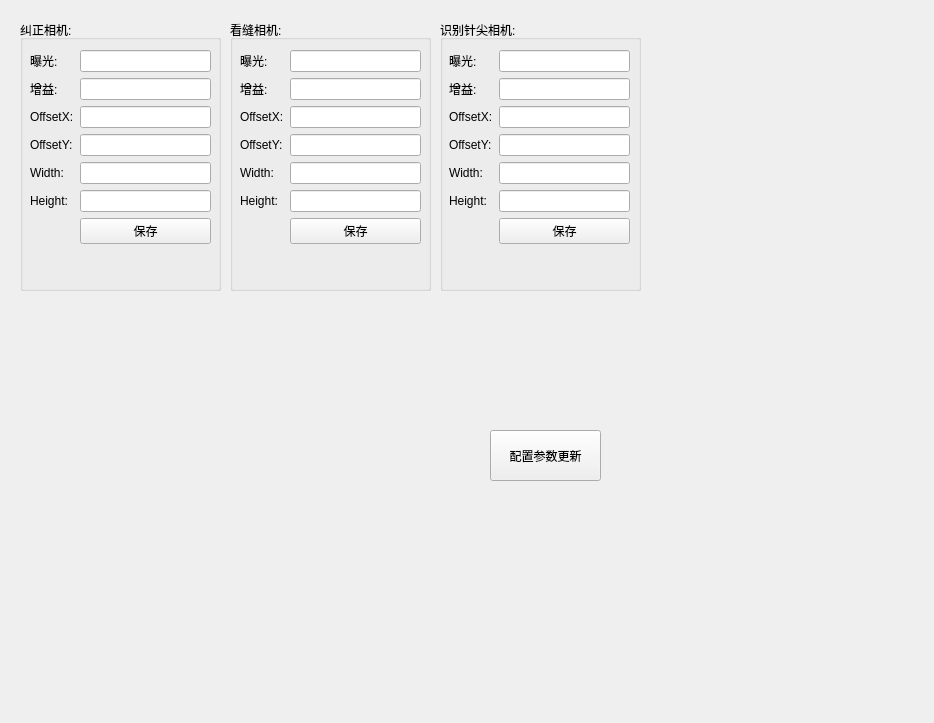
<?xml version="1.0" encoding="UTF-8"?>
<ui version="4.0">
 <class>Preferences</class>
 <widget class="QWidget" name="Preferences">
  <property name="geometry">
   <rect>
    <x>0</x>
    <y>0</y>
    <width>934</width>
    <height>723</height>
   </rect>
  </property>
  <property name="windowTitle">
   <string>Form</string>
  </property>
  <widget class="QGroupBox" name="groupBox">
   <property name="geometry">
    <rect>
     <x>20</x>
     <y>20</y>
     <width>201</width>
     <height>271</height>
    </rect>
   </property>
   <property name="title">
    <string>纠正相机:</string>
   </property>
   <widget class="QWidget" name="formLayoutWidget">
    <property name="geometry">
     <rect>
      <x>10</x>
      <y>30</y>
      <width>181</width>
      <height>231</height>
     </rect>
    </property>
    <layout class="QFormLayout" name="formLayout">
     <item row="0" column="0">
      <widget class="QLabel" name="label_3">
       <property name="text">
        <string>曝光:</string>
       </property>
      </widget>
     </item>
     <item row="0" column="1">
      <widget class="QLineEdit" name="le_adjust_exposure"/>
     </item>
     <item row="1" column="0">
      <widget class="QLabel" name="label_4">
       <property name="text">
        <string>增益:</string>
       </property>
      </widget>
     </item>
     <item row="2" column="0">
      <widget class="QLabel" name="label_5">
       <property name="text">
        <string>OffsetX:</string>
       </property>
      </widget>
     </item>
     <item row="3" column="0">
      <widget class="QLabel" name="label_6">
       <property name="text">
        <string>OffsetY:</string>
       </property>
      </widget>
     </item>
     <item row="4" column="0">
      <widget class="QLabel" name="label_23">
       <property name="text">
        <string>Width:</string>
       </property>
      </widget>
     </item>
     <item row="5" column="0">
      <widget class="QLabel" name="label_24">
       <property name="text">
        <string>Height:</string>
       </property>
      </widget>
     </item>
     <item row="1" column="1">
      <widget class="QLineEdit" name="le_adjust_gain"/>
     </item>
     <item row="2" column="1">
      <widget class="QLineEdit" name="le_adjust_offsetX"/>
     </item>
     <item row="3" column="1">
      <widget class="QLineEdit" name="le_adjust_offsetY"/>
     </item>
     <item row="4" column="1">
      <widget class="QLineEdit" name="le_adjust_width"/>
     </item>
     <item row="5" column="1">
      <widget class="QLineEdit" name="le_adjust_height"/>
     </item>
     <item row="6" column="1">
      <widget class="QPushButton" name="btn_adjust_save">
       <property name="text">
        <string>保存</string>
       </property>
      </widget>
     </item>
    </layout>
   </widget>
  </widget>
  <widget class="QGroupBox" name="groupBox_2">
   <property name="geometry">
    <rect>
     <x>230</x>
     <y>20</y>
     <width>201</width>
     <height>271</height>
    </rect>
   </property>
   <property name="title">
    <string>看缝相机:</string>
   </property>
   <widget class="QWidget" name="formLayoutWidget_2">
    <property name="geometry">
     <rect>
      <x>10</x>
      <y>30</y>
      <width>181</width>
      <height>231</height>
     </rect>
    </property>
    <layout class="QFormLayout" name="formLayout_2">
     <item row="0" column="0">
      <widget class="QLabel" name="label_10">
       <property name="text">
        <string>曝光:</string>
       </property>
      </widget>
     </item>
     <item row="1" column="0">
      <widget class="QLabel" name="label_8">
       <property name="text">
        <string>增益:</string>
       </property>
      </widget>
     </item>
     <item row="2" column="0">
      <widget class="QLabel" name="label_7">
       <property name="text">
        <string>OffsetX:</string>
       </property>
      </widget>
     </item>
     <item row="3" column="0">
      <widget class="QLabel" name="label_9">
       <property name="text">
        <string>OffsetY:</string>
       </property>
      </widget>
     </item>
     <item row="4" column="0">
      <widget class="QLabel" name="label_26">
       <property name="text">
        <string>Width:</string>
       </property>
      </widget>
     </item>
     <item row="5" column="0">
      <widget class="QLabel" name="label_25">
       <property name="text">
        <string>Height:</string>
       </property>
      </widget>
     </item>
     <item row="0" column="1">
      <widget class="QLineEdit" name="le_weld_exposure"/>
     </item>
     <item row="1" column="1">
      <widget class="QLineEdit" name="le_weld_gain"/>
     </item>
     <item row="2" column="1">
      <widget class="QLineEdit" name="le_weld_offsetX"/>
     </item>
     <item row="3" column="1">
      <widget class="QLineEdit" name="le_weld_offsetY"/>
     </item>
     <item row="4" column="1">
      <widget class="QLineEdit" name="le_weld_width"/>
     </item>
     <item row="5" column="1">
      <widget class="QLineEdit" name="le_weld_height"/>
     </item>
     <item row="6" column="1">
      <widget class="QPushButton" name="btn_weld_save">
       <property name="text">
        <string>保存</string>
       </property>
      </widget>
     </item>
    </layout>
   </widget>
  </widget>
  <widget class="QGroupBox" name="groupBox_3">
   <property name="geometry">
    <rect>
     <x>440</x>
     <y>20</y>
     <width>201</width>
     <height>271</height>
    </rect>
   </property>
   <property name="title">
    <string>识别针尖相机:</string>
   </property>
   <widget class="QWidget" name="formLayoutWidget_3">
    <property name="geometry">
     <rect>
      <x>9</x>
      <y>30</y>
      <width>181</width>
      <height>231</height>
     </rect>
    </property>
    <layout class="QFormLayout" name="formLayout_3">
     <item row="0" column="0">
      <widget class="QLabel" name="label_14">
       <property name="text">
        <string>曝光:</string>
       </property>
      </widget>
     </item>
     <item row="1" column="0">
      <widget class="QLabel" name="label_12">
       <property name="text">
        <string>增益:</string>
       </property>
      </widget>
     </item>
     <item row="2" column="0">
      <widget class="QLabel" name="label_11">
       <property name="text">
        <string>OffsetX:</string>
       </property>
      </widget>
     </item>
     <item row="3" column="0">
      <widget class="QLabel" name="label_13">
       <property name="text">
        <string>OffsetY:</string>
       </property>
      </widget>
     </item>
     <item row="4" column="0">
      <widget class="QLabel" name="label_28">
       <property name="text">
        <string>Width:</string>
       </property>
      </widget>
     </item>
     <item row="5" column="0">
      <widget class="QLabel" name="label_27">
       <property name="text">
        <string>Height:</string>
       </property>
      </widget>
     </item>
     <item row="0" column="1">
      <widget class="QLineEdit" name="le_needle_exposure"/>
     </item>
     <item row="1" column="1">
      <widget class="QLineEdit" name="le_needle_gain"/>
     </item>
     <item row="2" column="1">
      <widget class="QLineEdit" name="le_needle_offsetX"/>
     </item>
     <item row="3" column="1">
      <widget class="QLineEdit" name="le_needle_offsetY"/>
     </item>
     <item row="4" column="1">
      <widget class="QLineEdit" name="le_needle_width"/>
     </item>
     <item row="5" column="1">
      <widget class="QLineEdit" name="le_needle_height"/>
     </item>
     <item row="6" column="1">
      <widget class="QPushButton" name="btn_needle_save">
       <property name="text">
        <string>保存</string>
       </property>
      </widget>
     </item>
    </layout>
   </widget>
  </widget>
  <widget class="QPushButton" name="btn_save">
   <property name="geometry">
    <rect>
     <x>490</x>
     <y>430</y>
     <width>111</width>
     <height>51</height>
    </rect>
   </property>
   <property name="text">
    <string>配置参数更新</string>
   </property>
  </widget>
 </widget>
 <resources/>
 <connections/>
</ui>
